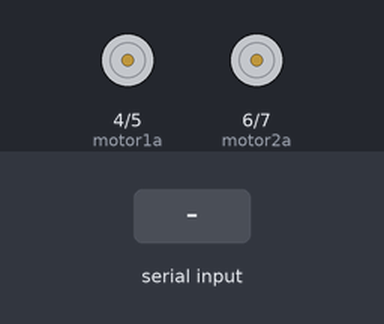
A sketch run on a simulated Arduino Uno, built with avr-gcc and run on an emulated ATmega328P. Parts: motor-driver pin pairs drawn as motors (green arrow = first pin HIGH = forward, orange = second pin HIGH = backward, longer = more drive). The test bench sets the inputs (shaded band). What the sketch prints to the serial monitor is not drawn.

Above: at 1.2 s.
1.3 s: "F" received over the second serial link
At 2.5 s:
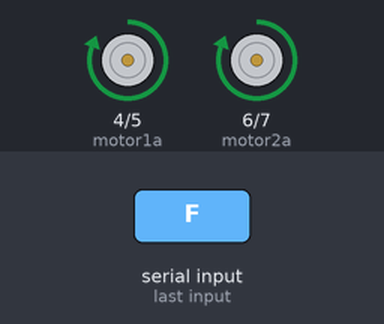
2.8 s: "B" received over the second serial link
At 3.6 s:
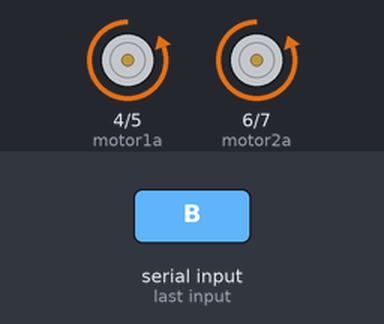
4.3 s: "R" received over the second serial link
At 4.8 s:
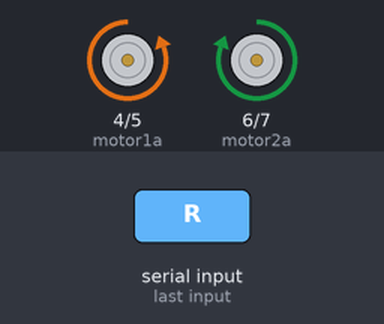
5.8 s: "L" received over the second serial link
At 7.0 s:
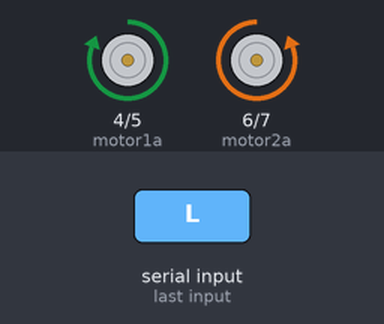
7.3 s: "S" received over the second serial link
At 8.3 s:
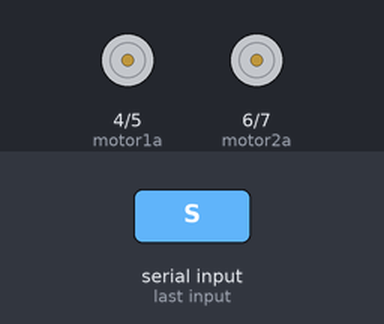
Timing chart, 0 to 9.8 s (numbered marks = the images above; inputs shaded):
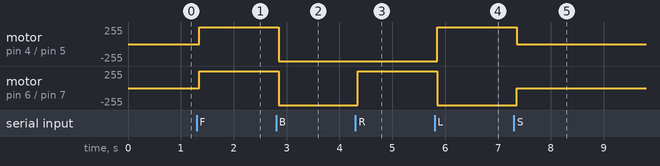

The sketch:

BTCar03.ino
```cpp
#include <SoftwareSerial.h>   // 引用程式庫

#define motor1a 4
#define motor1b 5
#define motor2a 6
#define motor2b 7
int Motor1direction = 1 ;
char BTChar ;
// 定義連接藍牙模組的序列埠
SoftwareSerial BT(11, 12); // 接收腳, 傳送腳


void initall()
{

 // init motor pin as output
   pinMode(motor1a,OUTPUT);
   pinMode(motor1b,OUTPUT);
   pinMode(motor2a,OUTPUT);
   pinMode(motor2b,OUTPUT);
}
 void setup()
 {
  initall();
   //init serial for debug
Serial.begin(9600);
Serial.println("Program Start Here ");

  // 設定藍牙模組的連線速率
  // 如果是HC-05，請改成38400
  BT.begin(9600);


 }

 void loop()
 {
  if (BT.available() >0)
      {
        BTChar = BT.read() ;
        if (BTChar == 70 )
            Forward() ;
        if (BTChar == 66 )
            Backward() ;
        if (BTChar == 82 )
            TurnRight() ;
        if (BTChar == 76 )
            TurnLeft() ;
        if (BTChar == 83 )
            CarStop() ;
      }
      delay(150);
 }

 void RightForward()
 {
   digitalWrite(motor1a,HIGH);
   digitalWrite(motor1b,LOW);
 }
 void RightBackward()
 {
   digitalWrite(motor1a,LOW );
   digitalWrite(motor1b,HIGH);
 }

 void RightStop()
 {
   digitalWrite(motor1a,LOW );
   digitalWrite(motor1b,LOW);
 }


 void LeftForward()
 {
   digitalWrite(motor2a,HIGH);
   digitalWrite(motor2b,LOW);
 }
 void LeftBackward()
 {
   digitalWrite(motor2a,LOW );
   digitalWrite(motor2b,HIGH);
 }

 void LeftStop()
 {
   digitalWrite(motor2a,LOW );
   digitalWrite(motor2b,LOW);
 }

void TurnRight()
{
  LeftForward() ;
  RightBackward() ;
}


void TurnLeft()
{
  RightForward() ;
  LeftBackward() ;
}
void Forward()
{
  LeftForward() ;
  RightForward() ;
}

void Backward()
{
  LeftBackward() ;
  RightBackward() ;
}


void CarStop()
{
  LeftStop() ;
  RightStop() ;
}
```

Measured:
- after the input at 1.3 s, motor on pin 4 (motor1a) / pin 5 (motor1b), motor on pin 6 (motor2a) / pin 7 (motor2b): stopped → forward 255/255 after 0.05 s
- after the input at 2.8 s, motor on pin 4 (motor1a) / pin 5 (motor1b), motor on pin 6 (motor2a) / pin 7 (motor2b): forward 255/255 → backward 255/255 after 0.05 s
- after the input at 4.3 s, motor on pin 6 (motor2a) / pin 7 (motor2b): backward 255/255 → forward 255/255 after 0.05 s
- after the input at 5.8 s, motor on pin 4 (motor1a) / pin 5 (motor1b): backward 255/255 → forward 255/255 after 0.05 s; motor on pin 6 (motor2a) / pin 7 (motor2b): forward 255/255 → backward 255/255 after 0.05 s
- after the input at 7.3 s, motor on pin 4 (motor1a) / pin 5 (motor1b): forward 255/255 → stopped after 0.05 s; motor on pin 6 (motor2a) / pin 7 (motor2b): backward 255/255 → stopped after 0.05 s
